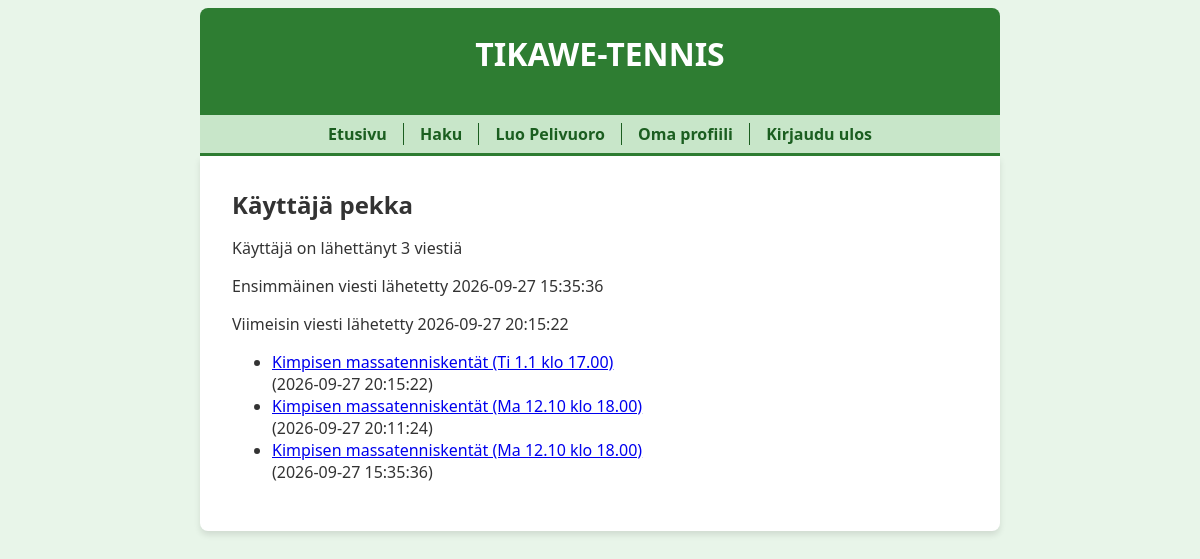
Screenshot of /user/1 (signed in) with the database file from the repository.
### tables this page shows
CREATE TABLE users (
    id INTEGER PRIMARY KEY,
    username TEXT UNIQUE,
    password_hash TEXT,
    image BLOB
);

CREATE TABLE messages (
    id INTEGER PRIMARY KEY,
    content TEXT,
    sent_at TEXT,
    user_id INTEGER REFERENCES users,
    thread_id INTEGER REFERENCES threads,
    status INTEGER DEFAULT 1
);

### app.py (the view)
@app.route("/user/<int:user_id>")
def show_user(user_id):
    user = users.get_user(user_id)
    if not user:
        abort(404)
    messages = users.get_messages(user_id)
    return render_template("user.html", user=user, messages=messages)

### app.py (called while the page is built)
@app.before_request
def before_request():
    g.start_time = time.time()

@app.after_request
def after_request(response):
    elapsed_time = round(time.time() - g.start_time, 2)
    print("elapsed time:", elapsed_time, "s")
    return response

### db.py (called while the page is built)
def get_connection():
    con = sqlite3.connect("database.db")
    con.execute("PRAGMA foreign_keys = ON")
    con.row_factory = sqlite3.Row
    return con

def query(sql, params=[]):
    con = get_connection()
    result = con.execute(sql, params).fetchall()
    con.close()
    return result

### users.py (called while the page is built)
def get_user(user_id):
    sql = """SELECT id, username, image IS NOT NULL as has_image
             FROM users
             WHERE id = ?"""
    result = db.query(sql, [user_id])
    return result[0] if result else None

def get_messages(user_id):
    sql = """SELECT m.id, m.thread_id,
                    t.pelipaikka || ' (' || t.peliaika || ')' as thread_title,
                    m.sent_at
             FROM threads t, messages m
             WHERE t.id = m.thread_id AND m.user_id = ? AND m.status = 1
             ORDER BY m.sent_at DESC"""
    return db.query(sql, [user_id])

### templates/user.html (shortened to what this page needs)
{% extends "layout.html" %}
{% block content %}
  <h2>Käyttäjä {{ user.username }}</h2>
  <p>Käyttäjä on lähettänyt {{ messages | count }} viestiä</p>
  {% if messages %}
  <p>Ensimmäinen viesti lähetetty {{ messages[-1].sent_at }}</p>
  <p>Viimeisin viesti lähetetty {{ messages[0].sent_at }}</p>
  <ul>
  {% for message in messages %}
    <li>
      <a href="/thread/{{ message.thread_id }}#{{ message.id }}">
        {{ message.thread_title }}
      </a>
      <br />
      ({{ message.sent_at }})
    </li>
  {% endfor %}
  </ul>
  {% endif %}
{% endblock %}

### static/main.css (style rules this page uses)
body { margin: auto; max-width: 50em; font-family: 'Segoe UI', Tahoma, Geneva, Verdana, sans-serif; background-color: #e8f5e9; color: #333; }
h1, h2, h3 { margin: 0 0 0.5em 0; }

### rows the page displays
users: username "pekka"
messages: sent_at "2026-09-27 15:35:36", thread_title "Kimpisen massatenniskentät (Ma 12.10 klo 18.00)"
messages: sent_at "2026-09-27 20:15:22", thread_title "Kimpisen massatenniskentät (Ti 1.1 klo 17.00)"
messages: thread_title "Kimpisen massatenniskentät (Ma 12.10 klo 18.00)", sent_at "2026-09-27 20:11:24"

### other values shown
{{ messages | count }} "3"
